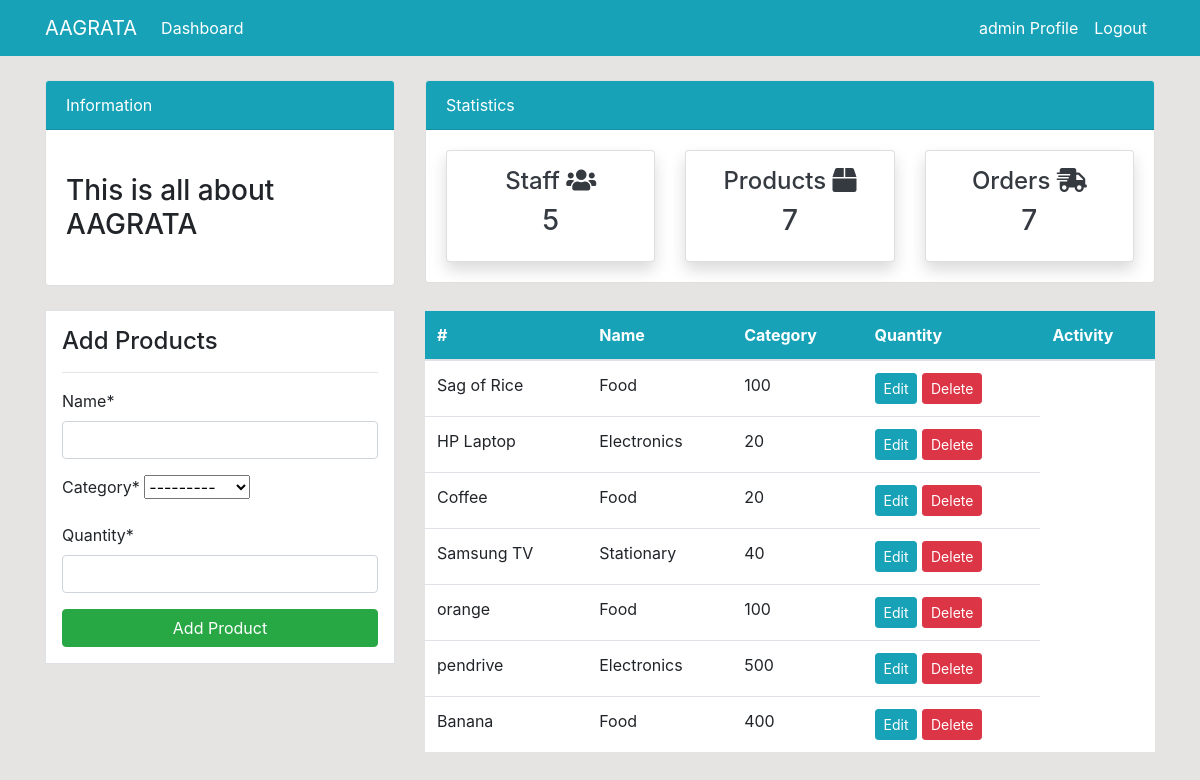
/product/ (signed in), run on the app's committed database.
### dashboard/models.py (models this page shows, shortened)
class Product(models.Model):
    name = models.CharField(max_length=100, null= True)
    category = models.CharField(max_length=20, choices=CATEGORY, null= True)
    quantity = models.PositiveBigIntegerField(null= True)
    class Meta:
        verbose_name_plural ='Product'

### dashboard/views.py (the view)
# urls.py: path('product/',views.product, name = 'dashboard-product'),
@login_required
def product(request):
   items = Product.objects.all() # using ORM
   product_count = items.count()
   workers_count = User.objects.all().count()
   orders_count = Order.objects.all().count()
   if request.method == 'POST':
       form = ProductForm(request.POST)
       if form.is_valid():
           form.save()
           product_name = form.cleaned_data.get('name')
           messages.success(request, f'{product_name} has been added')
           return redirect('dashboard-product')
   else:
       form = ProductForm()
   context = {
        'items' : items,
        'form'  : form,
        'workers_count' : workers_count,
        'orders_count' : orders_count,
        'product_count':product_count,
    }
   return render(request, 'dashboard/product.html', context)

### dashboard/forms.py
class ProductForm(forms.ModelForm):
    class Meta:
        model = Product
        fields = ['name', 'category','quantity']

### templates/dashboard/product.html (shortened to what this page needs)
    {% extends 'partials/base.html' %}
    {% load crispy_forms_tags %}
    {% block content %}
    {% include 'partials/topnav.html' %}
    <div class="container">
        <div class="row my-4">
            <div class="col-md-4">
                <div class="border bg-white p-3">
                    <h4>Add Products</h4>
                    <hr>
                    <form method="POST">
                     {{ form|crispy }}
                        <input class="btn btn-success btn-block" type="submit" value="Add Product">
                    </form>
                </div>
            </div>
            <div class="col-md-8">
                <table class="table bg-white">
                    <thead class="bg-info">
                        <tr class="text-white">
                            <th scope="col">#</th>
                            <th scope="col">Name</th>
                            <th scope="col">Category</th>
                            <th scope="col">Quantity</th>
                            <th scope="col">Activity</th>
                        </tr>
                    </thead>
                    <tbody>
                        {% for item in items %}
                        <tr>
                            <td>{{ item.name }}</td>
                            <td>{{ item.category }}</td>
                            <td>{{ item.quantity}}</td>
                            <td>
                                <a class="btn btn-info btn-sm" href="{% url 'dashboard-product-update' item.id %}">Edit</a>
                                <a class="btn btn-danger btn-sm" href="{% url 'dashboard-product-delete' item.id %}">Delete</a>
                            </td>
                        {% endfor %}
                    </tbody>
                </table>
            </div>
        </div>
    </div>
    {% endblock %}

### templates/partials/nav.html (shortened to what this page needs)
<nav class="navbar navbar-expand-lg navbar-info bg-info">
    {% if user.is_authenticated %}
    <div class="container">
        <a class="navbar-brand text-white" href="{% url 'dashboard-index'%}">AAGRATA</a>
        <div class="collapse navbar-collapse" id="navbarSupportedContent">
            <ul class="navbar-nav mr-auto">
                <li class="nav-item active">
                    <a class="nav-link text-white" href="{% url 'dashboard-index' %}">Dashboard </a>
                </li>
            </ul>
            <ul class="navbar-nav ml-auto">
                <li class="nav-item active">
                    <a class="nav-link text-white" href="{% url 'user-profile'%}">{{user.username}} Profile </a>
                </li>
                <li class="nav-item">
                    <a class="nav-link text-white" href="{% url 'user-logout' %}">Logout</a>
                </li>
            </ul>
            {% endif %}
        </div>
    </div>
</nav>

### static/style.css (style rules this page uses)
body { background: rgb(230, 227, 227); }

### data on the page
Product: name "Sag of Rice", category "Food", quantity "100"
Product: name "HP Laptop", category "Electronics", quantity "20"
Product: name "Coffee", category "Food", quantity "20"
Product: name "Samsung TV", category "Stationary", quantity "40"
Product: name "orange", category "Food", quantity "100"
Product: name "pendrive", category "Electronics", quantity "500"
Product: name "Banana", category "Food", quantity "400"

### other printed values
{{ user.username }} "admin"
{{ workers_count }} "5"
{{ product_count }} "7"
{{ orders_count }} "7"
